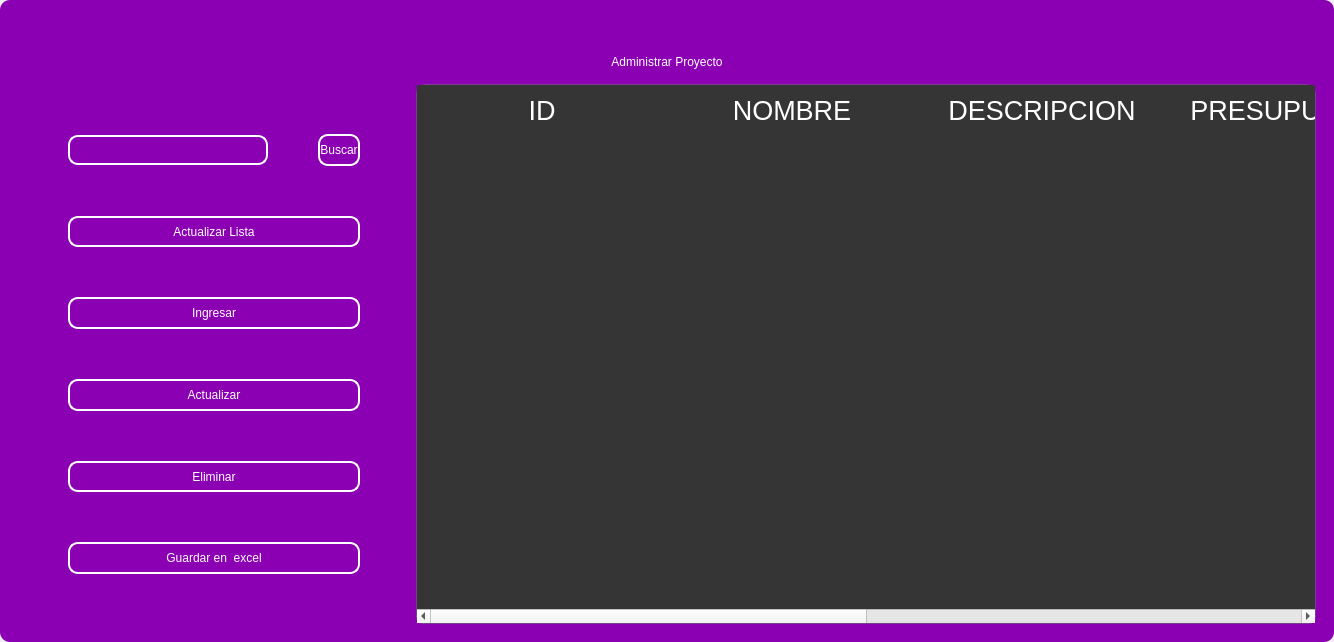
<?xml version="1.0" encoding="UTF-8"?>
<ui version="4.0">
 <class>MainWindow</class>
 <widget class="QMainWindow" name="MainWindow">
  <property name="geometry">
   <rect>
    <x>0</x>
    <y>0</y>
    <width>1303</width>
    <height>642</height>
   </rect>
  </property>
  <property name="windowTitle">
   <string>MainWindow</string>
  </property>
  <property name="styleSheet">
   <string notr="true"/>
  </property>
  <widget class="QWidget" name="centralwidget">
   <property name="styleSheet">
    <string notr="true"/>
   </property>
   <layout class="QVBoxLayout" name="verticalLayout">
    <property name="spacing">
     <number>0</number>
    </property>
    <property name="leftMargin">
     <number>0</number>
    </property>
    <property name="topMargin">
     <number>0</number>
    </property>
    <property name="rightMargin">
     <number>0</number>
    </property>
    <property name="bottomMargin">
     <number>0</number>
    </property>
    <item>
     <widget class="QFrame" name="frame">
      <property name="enabled">
       <bool>true</bool>
      </property>
      <property name="styleSheet">
       <string notr="true">
QFrame {
border-radius:10px;
background-color: rgb(140, 0, 179);
 }
</string>
      </property>
      <property name="frameShape">
       <enum>QFrame::StyledPanel</enum>
      </property>
      <property name="frameShadow">
       <enum>QFrame::Raised</enum>
      </property>
      <layout class="QVBoxLayout" name="verticalLayout_2">
       <item>
        <widget class="QFrame" name="frame_superior">
         <property name="minimumSize">
          <size>
           <width>0</width>
           <height>40</height>
          </size>
         </property>
         <property name="maximumSize">
          <size>
           <width>16777215</width>
           <height>40</height>
          </size>
         </property>
         <property name="styleSheet">
          <string notr="true">QPushButton{
border-radius:18px;
}

QPushButton:hover{
	background-color: rgb(0, 0, 0);
}
</string>
         </property>
         <property name="frameShape">
          <enum>QFrame::StyledPanel</enum>
         </property>
         <property name="frameShadow">
          <enum>QFrame::Raised</enum>
         </property>
         <layout class="QHBoxLayout" name="horizontalLayout_3">
          <property name="spacing">
           <number>4</number>
          </property>
          <property name="leftMargin">
           <number>0</number>
          </property>
          <property name="topMargin">
           <number>0</number>
          </property>
          <property name="rightMargin">
           <number>0</number>
          </property>
          <property name="bottomMargin">
           <number>0</number>
          </property>
          <item>
           <widget class="QPushButton" name="btn_icon">
            <property name="text">
             <string/>
            </property>
            <property name="iconSize">
             <size>
              <width>40</width>
              <height>40</height>
             </size>
            </property>
           </widget>
          </item>
          <item>
           <spacer name="horizontalSpacer_2">
            <property name="orientation">
             <enum>Qt::Horizontal</enum>
            </property>
            <property name="sizeHint" stdset="0">
             <size>
              <width>443</width>
              <height>20</height>
             </size>
            </property>
           </spacer>
          </item>
          <item>
           <widget class="QPushButton" name="btn_exit">
            <property name="minimumSize">
             <size>
              <width>38</width>
              <height>38</height>
             </size>
            </property>
            <property name="maximumSize">
             <size>
              <width>38</width>
              <height>38</height>
             </size>
            </property>
            <property name="cursor">
             <cursorShape>PointingHandCursor</cursorShape>
            </property>
            <property name="text">
             <string/>
            </property>
            <property name="iconSize">
             <size>
              <width>35</width>
              <height>35</height>
             </size>
            </property>
           </widget>
          </item>
          <item>
           <widget class="QPushButton" name="bt_minimizar">
            <property name="minimumSize">
             <size>
              <width>38</width>
              <height>38</height>
             </size>
            </property>
            <property name="maximumSize">
             <size>
              <width>38</width>
              <height>38</height>
             </size>
            </property>
            <property name="cursor">
             <cursorShape>PointingHandCursor</cursorShape>
            </property>
            <property name="text">
             <string/>
            </property>
            <property name="icon">
             <iconset>
              <normaloff>image/minus.svg</normaloff>image/minus.svg</iconset>
            </property>
            <property name="iconSize">
             <size>
              <width>38</width>
              <height>38</height>
             </size>
            </property>
           </widget>
          </item>
          <item>
           <widget class="QPushButton" name="bt_maximizar">
            <property name="minimumSize">
             <size>
              <width>38</width>
              <height>38</height>
             </size>
            </property>
            <property name="maximumSize">
             <size>
              <width>38</width>
              <height>38</height>
             </size>
            </property>
            <property name="cursor">
             <cursorShape>PointingHandCursor</cursorShape>
            </property>
            <property name="text">
             <string/>
            </property>
            <property name="icon">
             <iconset>
              <normaloff>image/chevron-up.svg</normaloff>image/chevron-up.svg</iconset>
            </property>
            <property name="iconSize">
             <size>
              <width>38</width>
              <height>38</height>
             </size>
            </property>
           </widget>
          </item>
          <item>
           <widget class="QPushButton" name="bt_restaurar">
            <property name="minimumSize">
             <size>
              <width>38</width>
              <height>38</height>
             </size>
            </property>
            <property name="maximumSize">
             <size>
              <width>38</width>
              <height>38</height>
             </size>
            </property>
            <property name="cursor">
             <cursorShape>PointingHandCursor</cursorShape>
            </property>
            <property name="text">
             <string/>
            </property>
            <property name="icon">
             <iconset>
              <normaloff>image/chevron-down.svg</normaloff>image/chevron-down.svg</iconset>
            </property>
            <property name="iconSize">
             <size>
              <width>38</width>
              <height>38</height>
             </size>
            </property>
           </widget>
          </item>
          <item>
           <widget class="QPushButton" name="bt_cerrar">
            <property name="minimumSize">
             <size>
              <width>38</width>
              <height>38</height>
             </size>
            </property>
            <property name="maximumSize">
             <size>
              <width>38</width>
              <height>38</height>
             </size>
            </property>
            <property name="cursor">
             <cursorShape>PointingHandCursor</cursorShape>
            </property>
            <property name="text">
             <string/>
            </property>
            <property name="icon">
             <iconset>
              <normaloff>image/x.svg</normaloff>image/x.svg</iconset>
            </property>
            <property name="iconSize">
             <size>
              <width>38</width>
              <height>38</height>
             </size>
            </property>
           </widget>
          </item>
         </layout>
        </widget>
       </item>
       <item>
        <widget class="QLabel" name="label">
         <property name="styleSheet">
          <string notr="true">font: 30pt &quot;MS Shell Dlg 2&quot;;
color: rgb(255, 255, 255);</string>
         </property>
         <property name="text">
          <string>Administrar Proyecto</string>
         </property>
         <property name="alignment">
          <set>Qt::AlignCenter</set>
         </property>
        </widget>
       </item>
       <item>
        <widget class="QFrame" name="frame_3">
         <property name="frameShape">
          <enum>QFrame::StyledPanel</enum>
         </property>
         <property name="frameShadow">
          <enum>QFrame::Raised</enum>
         </property>
         <layout class="QHBoxLayout" name="horizontalLayout_4">
          <item>
           <layout class="QVBoxLayout" name="verticalLayout_4">
            <property name="spacing">
             <number>50</number>
            </property>
            <property name="leftMargin">
             <number>50</number>
            </property>
            <property name="topMargin">
             <number>50</number>
            </property>
            <property name="rightMargin">
             <number>50</number>
            </property>
            <property name="bottomMargin">
             <number>50</number>
            </property>
            <item>
             <layout class="QHBoxLayout" name="horizontalLayout">
              <item>
               <widget class="QLineEdit" name="searchtxt">
                <property name="minimumSize">
                 <size>
                  <width>200</width>
                  <height>30</height>
                 </size>
                </property>
                <property name="maximumSize">
                 <size>
                  <width>150</width>
                  <height>16777215</height>
                 </size>
                </property>
                <property name="styleSheet">
                 <string notr="true">QLabel {
	color: rgb(255, 255, 254);
	font: 12pt &quot;Arial&quot;;
	background-color: rgba(0, 0, 0,0);
}

QTextEdit{
background-color: rgba(0, 0, 0,0);
border-radius:10px; 
font: 12pt &quot;Arial&quot;;
color: rgb(255, 255, 254);
border: 2px solid  rgb(255, 255, 255);

}

QTextEdit:hover{
background-color: rgba(0, 0, 0,0);
border-radius:10px; 
font: 12pt &quot;Arial&quot;;
border: 2px solid  rgb(120, 0, 171);
}

QTextEdit:focus{
background-color: rgb(0, 0, 0);
border-radius:10px; 
font: 12pt &quot;Arial&quot;;
border: 2px solid rgb(120, 0, 171);
}

QLineEdit{
background-color: rgba(0, 0, 0,0);
border-radius:10px; 
font: 12pt &quot;Arial&quot;;
color: rgb(255, 255, 254);
border: 2px solid  rgb(255, 255, 255);

}

QLineEdit:hover{
background-color: rgba(0, 0, 0,0);
border-radius:10px; 
font: 12pt &quot;Arial&quot;;
border: 2px solid  rgb(120, 0, 171);
}

QLineEdit:focus{
background-color: rgb(0, 0, 0);
border-radius:10px; 
font: 12pt &quot;Arial&quot;;
border: 2px solid rgb(120, 0, 171);
}

QCheckBox{
	font: 12pt &quot;Arial&quot;;
	color: rgb(255, 255, 255);
}

QCheckBox::indicator {
    width: 18px;
    height:18px;
}

QCheckBox::indicator:unchecked {
   background-image: url(image/square.svg);
}

QCheckBox::indicator:checked {
   background-image: url(image/check-square.svg);
}

QPushButton{
border-radius:10px; 
font: 12pt &quot;Arial&quot;;
color: rgb(255, 255, 254);
border: 2px solid #ffffff;
}

QPushButton:hover{
border-radius:10px; 
font: 12pt &quot;Arial&quot;;
color: rgb(255, 255, 255);
border: 2px solid rgb(120, 0, 171);
	background-color: rgb(120, 0, 171);
}
</string>
                </property>
               </widget>
              </item>
              <item>
               <widget class="QPushButton" name="btn_search">
                <property name="minimumSize">
                 <size>
                  <width>0</width>
                  <height>15</height>
                 </size>
                </property>
                <property name="maximumSize">
                 <size>
                  <width>100</width>
                  <height>50</height>
                 </size>
                </property>
                <property name="cursor">
                 <cursorShape>PointingHandCursor</cursorShape>
                </property>
                <property name="styleSheet">
                 <string notr="true">QPushButton{
border-radius:10px; 
font: 12pt &quot;Arial&quot;;
color: rgb(255, 255, 254);
border: 2px solid #ffffff;
}

QPushButton:hover{
border-radius:10px; 
font: 12pt &quot;Arial&quot;;
color: rgb(255, 255, 255);
border: 2px solid rgb(120, 0, 171);
	background-color: rgb(120, 0, 171);
}</string>
                </property>
                <property name="text">
                 <string>Buscar</string>
                </property>
               </widget>
              </item>
             </layout>
            </item>
            <item>
             <widget class="QPushButton" name="btn_get">
              <property name="minimumSize">
               <size>
                <width>50</width>
                <height>0</height>
               </size>
              </property>
              <property name="maximumSize">
               <size>
                <width>300</width>
                <height>50</height>
               </size>
              </property>
              <property name="cursor">
               <cursorShape>PointingHandCursor</cursorShape>
              </property>
              <property name="styleSheet">
               <string notr="true">QPushButton{
border-radius:10px; 
font: 12pt &quot;Arial&quot;;
color: rgb(255, 255, 254);
border: 2px solid #ffffff;
}

QPushButton:hover{
border-radius:10px; 
font: 12pt &quot;Arial&quot;;
color: rgb(255, 255, 255);
border: 2px solid rgb(120, 0, 171);
	background-color: rgb(120, 0, 171);
}</string>
              </property>
              <property name="text">
               <string>Actualizar Lista</string>
              </property>
              <property name="iconSize">
               <size>
                <width>35</width>
                <height>35</height>
               </size>
              </property>
             </widget>
            </item>
            <item>
             <widget class="QPushButton" name="btn_add">
              <property name="maximumSize">
               <size>
                <width>300</width>
                <height>50</height>
               </size>
              </property>
              <property name="cursor">
               <cursorShape>PointingHandCursor</cursorShape>
              </property>
              <property name="styleSheet">
               <string notr="true">QPushButton{
border-radius:10px; 
font: 12pt &quot;Arial&quot;;
color: rgb(255, 255, 254);
border: 2px solid #ffffff;
}

QPushButton:hover{
border-radius:10px; 
font: 12pt &quot;Arial&quot;;
color: rgb(255, 255, 255);
border: 2px solid rgb(120, 0, 171);
	background-color: rgb(120, 0, 171);
}</string>
              </property>
              <property name="text">
               <string>Ingresar</string>
              </property>
              <property name="iconSize">
               <size>
                <width>35</width>
                <height>35</height>
               </size>
              </property>
             </widget>
            </item>
            <item>
             <widget class="QPushButton" name="btn_update">
              <property name="maximumSize">
               <size>
                <width>300</width>
                <height>50</height>
               </size>
              </property>
              <property name="cursor">
               <cursorShape>PointingHandCursor</cursorShape>
              </property>
              <property name="styleSheet">
               <string notr="true">QPushButton{
border-radius:10px; 
font: 12pt &quot;Arial&quot;;
color: rgb(255, 255, 254);
border: 2px solid #ffffff;
}

QPushButton:hover{
border-radius:10px; 
font: 12pt &quot;Arial&quot;;
color: rgb(255, 255, 255);
border: 2px solid rgb(120, 0, 171);
	background-color: rgb(120, 0, 171);
}</string>
              </property>
              <property name="text">
               <string>Actualizar</string>
              </property>
              <property name="iconSize">
               <size>
                <width>35</width>
                <height>35</height>
               </size>
              </property>
             </widget>
            </item>
            <item>
             <widget class="QPushButton" name="btn_delete">
              <property name="maximumSize">
               <size>
                <width>300</width>
                <height>50</height>
               </size>
              </property>
              <property name="cursor">
               <cursorShape>PointingHandCursor</cursorShape>
              </property>
              <property name="styleSheet">
               <string notr="true">QPushButton{
border-radius:10px; 
font: 12pt &quot;Arial&quot;;
color: rgb(255, 255, 254);
border: 2px solid #ffffff;
}

QPushButton:hover{
border-radius:10px; 
font: 12pt &quot;Arial&quot;;
color: rgb(255, 255, 255);
border: 2px solid rgb(120, 0, 171);
	background-color: rgb(120, 0, 171);
}</string>
              </property>
              <property name="text">
               <string>Eliminar</string>
              </property>
              <property name="iconSize">
               <size>
                <width>35</width>
                <height>35</height>
               </size>
              </property>
             </widget>
            </item>
            <item>
             <widget class="QPushButton" name="btn_excel">
              <property name="minimumSize">
               <size>
                <width>0</width>
                <height>0</height>
               </size>
              </property>
              <property name="maximumSize">
               <size>
                <width>300</width>
                <height>50</height>
               </size>
              </property>
              <property name="cursor">
               <cursorShape>PointingHandCursor</cursorShape>
              </property>
              <property name="styleSheet">
               <string notr="true">QPushButton{
border-radius:10px; 
font: 12pt &quot;Arial&quot;;
color: rgb(255, 255, 254);
border: 2px solid #ffffff;
}

QPushButton:hover{
border-radius:10px; 
font: 12pt &quot;Arial&quot;;
color: rgb(255, 255, 255);
border: 2px solid rgb(120, 0, 171);
	background-color: rgb(120, 0, 171);
}</string>
              </property>
              <property name="text">
               <string>Guardar en  excel</string>
              </property>
              <property name="iconSize">
               <size>
                <width>35</width>
                <height>35</height>
               </size>
              </property>
             </widget>
            </item>
           </layout>
          </item>
          <item>
           <widget class="QTableWidget" name="table_project">
            <property name="minimumSize">
             <size>
              <width>900</width>
              <height>0</height>
             </size>
            </property>
            <property name="maximumSize">
             <size>
              <width>700</width>
              <height>16777215</height>
             </size>
            </property>
            <property name="styleSheet">
             <string notr="true">QTableView {

	border: 1px solid rgba(255,255,255,40);
	border-bottom-right-radius: 7px; 
	border-bottom-left-radius: 7px; 
	color: white;
	font: 15pt &quot;MS Shell Dlg 2&quot;;
	background-color: rgb(53, 53, 53);
}

QHeaderView::section {
background-color: rgb(53, 53, 53);
color: white;
border: none;
height: 50px;
font-size: 20pt;
}

QTableView::item {
    border-style: none;
    border-bottom: 1px solid rgba(255,255,255,50);
    padding-left: auto;
    padding-right: auto;
}

QTableView::item:selected{
	border: none;
	color: rgb(255, 255, 255);
    background-color: rgba(255, 255, 255, 50);
}
</string>
            </property>
            <property name="editTriggers">
             <set>QAbstractItemView::NoEditTriggers</set>
            </property>
            <attribute name="horizontalHeaderDefaultSectionSize">
             <number>250</number>
            </attribute>
            <column>
             <property name="text">
              <string>ID</string>
             </property>
            </column>
            <column>
             <property name="text">
              <string>NOMBRE</string>
             </property>
            </column>
            <column>
             <property name="text">
              <string>DESCRIPCION</string>
             </property>
            </column>
            <column>
             <property name="text">
              <string>PRESUPUESTO</string>
             </property>
            </column>
            <column>
             <property name="text">
              <string>ESTADO</string>
             </property>
            </column>
            <column>
             <property name="text">
              <string>TIPO DE PROYECTO</string>
             </property>
            </column>
           </widget>
          </item>
         </layout>
        </widget>
       </item>
      </layout>
     </widget>
    </item>
   </layout>
  </widget>
 </widget>
 <resources/>
 <connections/>
</ui>
